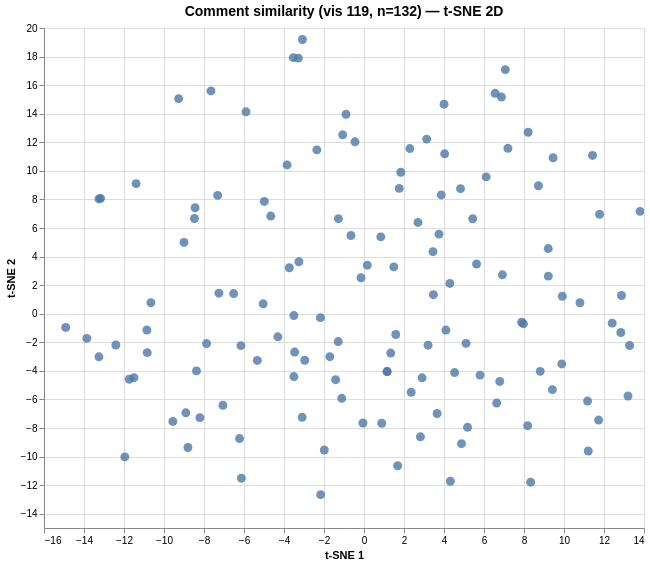

Write the Vega-Lite specification saved for this chart.
### Vega specification from a JSON file in a GitHub repository (floating-point values rounded to 4 significant figures; data arrays with more than 128 entries replaced by an {"elided": "..."} marker saying what was removed)
{"$schema": "https://vega.github.io/schema/vega/v6.json", "data": [{"name": "param_1e9efca18e7a2868_store"}, {"name": "source_0", "values": {"elided": "132 records"}}, {"name": "source_0_x_domain_dim_1", "values": [{"min": -14.91, "max": 13.8}]}, {"name": "source_0_y_domain_dim_2", "values": [{"min": -12.66, "max": 19.19}]}], "signals": [{"name": "unit", "value": {}, "on": [{"events": "pointermove", "update": "isTuple(group()) ? group() : unit"}]}, {"name": "param_1e9efca18e7a2868", "update": "vlSelectionResolve(\"param_1e9efca18e7a2868_store\", \"union\")"}, {"name": "param_1e9efca18e7a2868_dim_1", "on": [{"events": [{"source": "view", "type": "dblclick"}], "update": "null"}, {"events": {"signal": "param_1e9efca18e7a2868_translate_delta"}, "update": "panLinear(param_1e9efca18e7a2868_translate_anchor.extent_x, -param_1e9efca18e7a2868_translate_delta.x / width)"}, {"events": {"signal": "param_1e9efca18e7a2868_zoom_delta"}, "update": "zoomLinear(domain(\"x\"), param_1e9efca18e7a2868_zoom_anchor.x, param_1e9efca18e7a2868_zoom_delta)"}]}, {"name": "param_1e9efca18e7a2868_dim_2", "on": [{"events": [{"source": "view", "type": "dblclick"}], "update": "null"}, {"events": {"signal": "param_1e9efca18e7a2868_translate_delta"}, "update": "panLinear(param_1e9efca18e7a2868_translate_anchor.extent_y, param_1e9efca18e7a2868_translate_delta.y / height)"}, {"events": {"signal": "param_1e9efca18e7a2868_zoom_delta"}, "update": "zoomLinear(domain(\"y\"), param_1e9efca18e7a2868_zoom_anchor.y, param_1e9efca18e7a2868_zoom_delta)"}]}, {"name": "param_1e9efca18e7a2868_tuple", "on": [{"events": [{"signal": "param_1e9efca18e7a2868_dim_1 || param_1e9efca18e7a2868_dim_2"}], "update": "param_1e9efca18e7a2868_dim_1 && param_1e9efca18e7a2868_dim_2 ? {unit: \"\", fields: param_1e9efca18e7a2868_tuple_fields, values: [param_1e9efca18e7a2868_dim_1,param_1e9efca18e7a2868_dim_2]} : null"}]}, {"name": "param_1e9efca18e7a2868_tuple_fields", "value": [{"field": "dim_1", "channel": "x", "type": "R"}, {"field": "dim_2", "channel": "y", "type": "R"}]}, {"name": "param_1e9efca18e7a2868_translate_anchor", "value": {}, "on": [{"events": [{"source": "scope", "type": "pointerdown"}], "update": "{x: x(unit), y: y(unit), extent_x: domain(\"x\"), extent_y: domain(\"y\")}"}]}, {"name": "param_1e9efca18e7a2868_translate_delta", "value": {}, "on": [{"events": [{"source": "window", "between": [{"source": "scope", "type": "pointerdown"}, {"source": "window", "type": "pointerup"}], "type": "pointermove", "consume": true}], "update": "{x: param_1e9efca18e7a2868_translate_anchor.x - x(unit), y: param_1e9efca18e7a2868_translate_anchor.y - y(unit)}"}]}, {"name": "param_1e9efca18e7a2868_zoom_anchor", "on": [{"events": [{"source": "scope", "consume": true, "type": "wheel"}], "update": "{x: invert(\"x\", x(unit)), y: invert(\"y\", y(unit))}"}]}, {"name": "param_1e9efca18e7a2868_zoom_delta", "on": [{"events": [{"source": "scope", "type": "wheel", "consume": true}], "update": "pow(1.001, event.deltaY * pow(16, event.deltaMode))", "force": true}]}, {"name": "param_1e9efca18e7a2868_modify", "on": [{"events": {"signal": "param_1e9efca18e7a2868_tuple"}, "update": "modify(\"param_1e9efca18e7a2868_store\", param_1e9efca18e7a2868_tuple, true)"}]}], "marks": [{"type": "symbol", "name": "marks", "from": {"data": "source_0"}, "encode": {"update": {"x": {"field": "dim_1", "scale": "x"}, "size": {"value": 80}, "y": {"field": "dim_2", "scale": "y"}, "opacity": {"value": 0.8}, "tooltip": {"signal": "{\"Comment #\": format(datum[\"index\"], \"\"), \"Comment\": isValid(datum[\"comment\"]) ? datum[\"comment\"] : \"\"+datum[\"comment\"]}"}, "shape": {"value": "circle"}, "fill": {"value": "#4c78a8"}}}, "clip": true, "interactive": true, "style": ["circle"]}], "scales": [{"name": "x", "type": "linear", "domain": [{"signal": "(data(\"source_0_x_domain_dim_1\")[0] || {}).min"}, {"signal": "(data(\"source_0_x_domain_dim_1\")[0] || {}).max"}], "range": [0, {"signal": "width"}], "domainRaw": {"signal": "param_1e9efca18e7a2868[\"dim_1\"]"}, "zero": true, "nice": true}, {"name": "y", "type": "linear", "domain": [{"signal": "(data(\"source_0_y_domain_dim_2\")[0] || {}).min"}, {"signal": "(data(\"source_0_y_domain_dim_2\")[0] || {}).max"}], "range": [{"signal": "height"}, 0], "nice": true, "domainRaw": {"signal": "param_1e9efca18e7a2868[\"dim_2\"]"}, "zero": true}], "axes": [{"scale": "x", "orient": "bottom", "zindex": 0, "domain": false, "maxExtent": 0, "gridScale": "y", "ticks": false, "grid": true, "tickCount": {"signal": "ceil(width/40)"}, "labels": false, "minExtent": 0, "aria": false}, {"scale": "y", "ticks": false, "domain": false, "gridScale": "x", "tickCount": {"signal": "ceil(height/40)"}, "grid": true, "orient": "left", "aria": false, "labels": false, "zindex": 0, "maxExtent": 0, "minExtent": 0}, {"scale": "x", "title": "t-SNE 1", "zindex": 0, "grid": false, "orient": "bottom", "labelFlush": true, "labelOverlap": true, "tickCount": {"signal": "ceil(width/40)"}}, {"scale": "y", "zindex": 0, "orient": "left", "title": "t-SNE 2", "labelOverlap": true, "tickCount": {"signal": "ceil(height/40)"}, "grid": false}], "title": {"text": "Comment similarity (vis 119, n=132) — t-SNE 2D", "fontSize": 14, "frame": "group"}, "padding": 5, "style": "cell", "width": 600, "background": "white", "height": 500}
